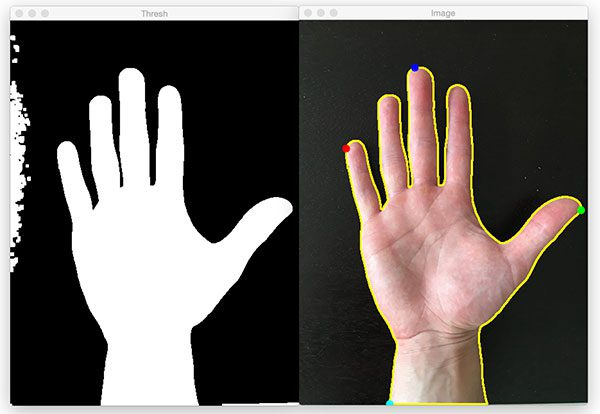
#> input picture images/extreme_points_header.jpg, 600 x 414 px
$ python find_shapes.py --image images/extreme_points_header.jpg
#> lines starting #> are read from the running program, lines starting #| are printed output that depends on the picture; after the words box and inside, x2 and y2 are one past the last pixel; in counts of white or black regions, pixels touching at a corner belong together
# import the necessary packages
import numpy as np
import argparse
import imutils
import cv2

# construct the argument parse and parse the arguments
ap = argparse.ArgumentParser()
ap.add_argument("-i", "--image", help = "path to the image file")
args = vars(ap.parse_args())

# load the image
image = cv2.imread(args["image"])
#> image is the input picture: shape (414, 600, 3); mean B, G, R 94.2, 98.4, 104.4

# find all the 'black' shapes in the image
lower = np.array([0, 0, 0])
upper = np.array([15, 15, 15])
shapeMask = cv2.inRange(image, lower, upper)
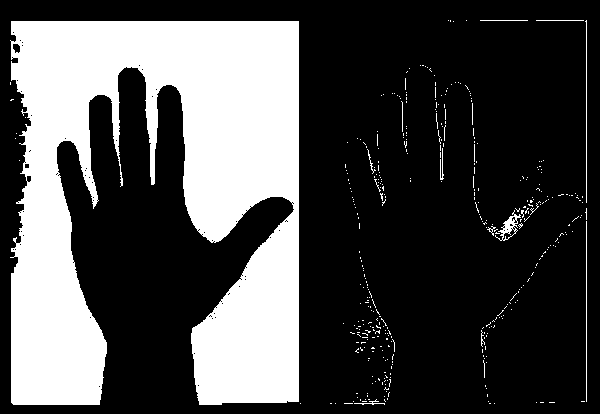
#> shapeMask: shape (414, 600); 29.2% white; 386 white regions (373 under 20 px)

# find the contours in the mask
cnts = cv2.findContours(shapeMask.copy(), cv2.RETR_EXTERNAL,
	cv2.CHAIN_APPROX_SIMPLE)
#> cnts = 386 contours, 384 with area under 20; largest, box (x1, y1, x2, y2) and area: (10, 21, 299, 405) 69374, (495, 210, 521, 241) 254
cnts = imutils.grab_contours(cnts)
print("I found {} black shapes".format(len(cnts)))
#| I found 386 black shapes
cv2.imshow("Mask", shapeMask)

# loop over the contours
for c in cnts:
	# draw the contour and show it
	cv2.drawContours(image, [c], -1, (0, 255, 0), 2)
	cv2.imshow("Image", image)
	cv2.waitKey(0)
#> this loop made 386 passes
#> c on passes 1 to 3: [[494, 403]], [[489, 403], [490, 403]], [[344, 403], [352, 403]]
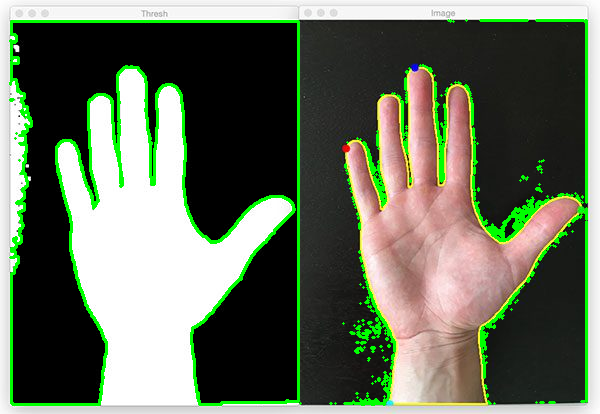
#> image: shape (414, 600, 3); 6.3% of pixels changed, all inside (x1, y1, x2, y2) = (9, 19, 588, 406)
